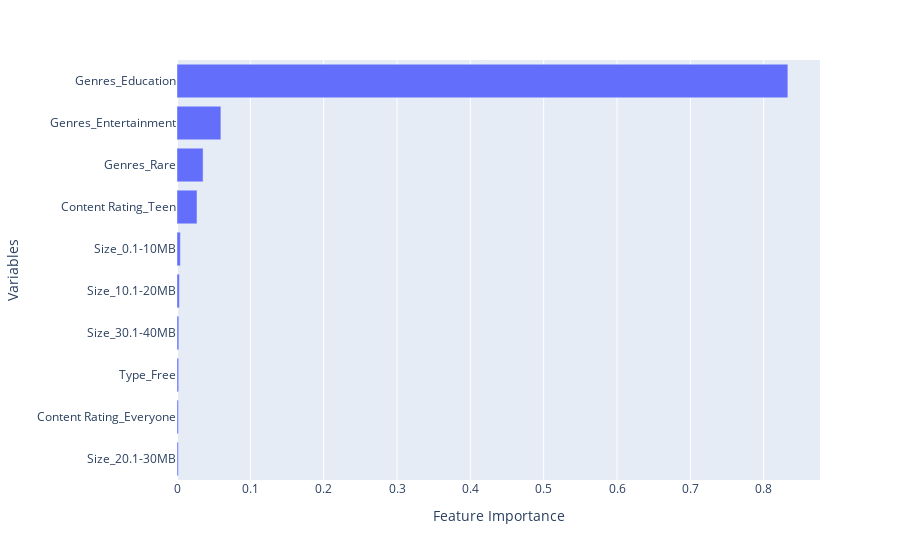

The cell this chart's notebook holds for it:
### Code cell
fig = px.bar(feat_imp_df.iloc[:10,], x= 'feat_imp', y='vars')
fig.update_yaxes(title_text='Variables')
fig.update_xaxes(title_text='Feature Importance')
fig.update_layout(yaxis = {'categoryorder':'total ascending'})
fig.show()

### Figure 1 — Plotly figure (JSON) as saved in the notebook; plotly's stock layout.template omitted (floating-point values rounded to 4 significant figures)
{"data": [{"alignmentgroup": "True", "hovertemplate": "feat_imp=%{x}<br>vars=%{y}<extra></extra>", "legendgroup": "", "marker": {"color": "#636efa", "pattern": {"shape": ""}}, "name": "", "offsetgroup": "", "orientation": "h", "showlegend": false, "textposition": "auto", "type": "bar", "x": [0.8329, 0.03558, 0.05985, 0.02728, 0.001948, 0.002285, 0.001817, 0.002479, 0.00325, 0.00459], "xaxis": "x", "y": ["Genres_Education", "Genres_Rare", "Genres_Entertainment", "Content Rating_Teen", "Content Rating_Everyone", "Type_Free", "Size_20.1-30MB", "Size_30.1-40MB", "Size_10.1-20MB", "Size_0.1-10MB"], "yaxis": "y"}], "layout": {"barmode": "relative", "legend": {"tracegroupgap": 0}, "margin": {"t": 60}, "xaxis": {"anchor": "y", "domain": [0, 1], "title": {"text": "Feature Importance"}}, "yaxis": {"anchor": "x", "categoryorder": "total ascending", "domain": [0, 1], "title": {"text": "Variables"}}}}
